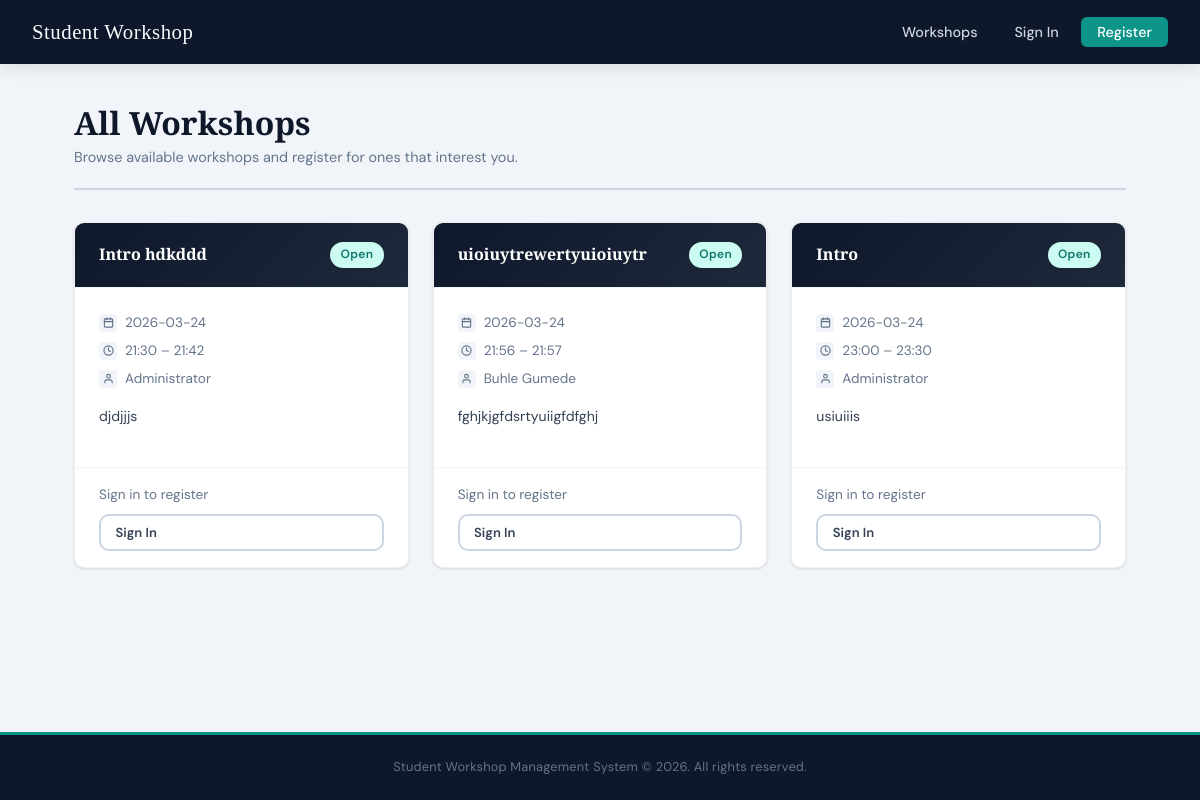
Screenshot of /workshops with the database file from the repository.
### tables this page shows
CREATE TABLE workshops (
            id          INTEGER PRIMARY KEY AUTOINCREMENT,
            title       TEXT NOT NULL,
            description TEXT NOT NULL,
            date        TEXT NOT NULL,
            start_time  TEXT NOT NULL,
            end_time    TEXT NOT NULL,
            teams_link  TEXT,
            created_by  INTEGER NOT NULL,
            status      TEXT NOT NULL DEFAULT 'pending'
        );

CREATE TABLE users (
            id       INTEGER PRIMARY KEY AUTOINCREMENT,
            name     TEXT    NOT NULL,
            email    TEXT    NOT NULL UNIQUE,
            password TEXT    NOT NULL,
            role     TEXT    NOT NULL DEFAULT 'student',
            archived INTEGER NOT NULL DEFAULT 0
        );

### app.py (the view, shortened to what this page needs)
@app.route('/workshops')
def workshops():
    conn = get_db()
    role = session.get('role')
    uid  = session.get('user_id')
    current_time = datetime.now().strftime('%H:%M')
    today = date.today().isoformat()
    if role == 'admin':
        all_workshops = conn.execute('''
            SELECT w.*, u.name AS created_by_name
            FROM workshops w
            JOIN users u ON w.created_by = u.id
            ORDER BY w.date ASC, w.start_time ASC
        ''').fetchall()
    else:
        all_workshops = conn.execute('''
            SELECT w.*, u.name AS created_by_name,
                   (SELECT rating FROM feedback WHERE workshop_id = w.id AND user_id = ?) AS my_rating
            FROM workshops w
            JOIN users u ON w.created_by = u.id
            WHERE w.status = 'approved'
            ORDER BY w.date ASC, w.start_time ASC
        ''', (uid if uid else 0,)).fetchall()
    registered_ids = []
    if uid and role != 'admin':
        rows = conn.execute(
            'SELECT workshop_id FROM registrations WHERE user_id = ?', (uid,)
        ).fetchall()
        registered_ids = [r['workshop_id'] for r in rows]
    conn.close()
    return render_template(
        'workshops.html',
        workshops=all_workshops,
        registered_ids=registered_ids,
        today=today,
        current_time=current_time
    )

### app.py (called while the page is built)
def get_db():
    conn = sqlite3.connect(DATABASE)
    conn.row_factory = sqlite3.Row
    return conn

### templates/workshops.html (shortened to what this page needs)
{% extends 'base.html' %}
{% block content %}
<div class="page-wrapper">
  <div class="page-header">
    <div>
      <h1>All Workshops</h1>
      <p>
        {% if session.get('role') == 'admin' %}
          Overview of all workshops on the platform.
        {% else %}
          Browse available workshops and register for ones that interest you.
        {% endif %}
      </p>
    </div>
  </div>
  {% if workshops %}
    <div class="workshop-grid">
      {% for workshop in workshops %}
        <div class="card workshop-card">
          <div class="card-header">
            <h3>{{ workshop.title }}</h3>
            {% if session.get('role') == 'admin' %}
              {% if workshop.status == 'pending' %}
                <span class="badge" style="background:#fef9c3; color:#92400e;">Pending</span>
              {% elif workshop.status == 'rejected' %}
                <span class="badge badge-red">Rejected</span>
              {% elif workshop.date >= today %}
                <span class="badge badge-teal">Upcoming</span>
              {% else %}
                <span class="badge" style="background:#f1f5f9; color:#64748b;">Completed</span>
              {% endif %}
            {% else %}
              {% if workshop.id in registered_ids %}
                <span class="badge badge-green">Registered</span>
              {% else %}
                <span class="badge badge-teal">Open</span>
              {% endif %}
            {% endif %}
          </div>
          <div class="card-body">
            <div class="workshop-meta">
              <div class="meta-row">
                <div class="meta-icon">
                </div>
                <span>{{ workshop.date }}</span>
              </div>
              <div class="meta-row">
                <div class="meta-icon">
                  <svg xmlns="http://www.w3.org/2000/svg" width="11" height="11"
                    viewBox="0 0 24 24" fill="none" stroke="currentColor"
                    stroke-width="2.5" stroke-linecap="round" stroke-linejoin="round">
                    <circle cx="12" cy="12" r="10"/>
                    <polyline points="12 6 12 12 16 14"/>
                  </svg>
                </div>
                <span>{{ workshop.start_time }} &ndash; {{ workshop.end_time }}</span>
              </div>
              <div class="meta-row">
                <div class="meta-icon">
                  <svg xmlns="http://www.w3.org/2000/svg" width="11" height="11"
                    viewBox="0 0 24 24" fill="none" stroke="currentColor"
                    stroke-width="2.5" stroke-linecap="round" stroke-linejoin="round">
                    <path d="M20 21v-2a4 4 0 0 0-4-4H8a4 4 0 0 0-4 4v2"/>
                    <circle cx="12" cy="7" r="4"/>
                  </svg>
                </div>
                <span>{{ workshop.created_by_name }}</span>
              </div>
            </div>
            <p class="workshop-desc">{{ workshop.description }}</p>
          </div>
          <div class="card-footer" style="flex-direction: column; align-items: stretch; gap: 0.5rem;">
            {% if session.get('role') == 'admin' %}
              {% if workshop.status == 'pending' %}
                <div style="display:flex; justify-content:space-between; align-items:center;">
                  <span class="text-sm text-muted">Awaiting your approval</span>
                  <div style="display:flex; gap:0.5rem;">
                    <form method="POST" action="{{ url_for('approve_workshop', workshop_id=workshop.id) }}">
                      <button type="submit" class="btn btn-primary btn-sm">Approve</button>
                    </form>
                    <form method="POST" action="{{ url_for('reject_workshop', workshop_id=workshop.id) }}" onsubmit="return confirm('Reject this workshop?');">
                      <button type="submit" class="btn btn-danger btn-sm">Reject</button>
                    </form>
                  </div>
                </div>
              {% elif workshop.status == 'rejected' %}
                <div style="display:flex; justify-content:space-between; align-items:center;">
                  <span class="text-sm text-muted">This workshop was rejected.</span>
                  <form method="POST" action="{{ url_for('delete_workshop', workshop_id=workshop.id) }}" onsubmit="return confirm('Delete this workshop?');">
                    <button type="submit" class="btn btn-danger btn-sm">Delete</button>
                  </form>
                </div>
              {% else %}
                <div style="display:flex; justify-content:space-between; align-items:center;">
                  <span class="text-sm" style="color:var(--success); font-weight:600;">Live</span>
                  <form method="POST" action="{{ url_for('delete_workshop', workshop_id=workshop.id) }}" onsubmit="return confirm('Delete this workshop?');">
                    <button type="submit" class="btn btn-danger btn-sm">Delete</button>
                  </form>
                </div>
              {% endif %}
            {% else %}
              <span class="text-sm text-muted">Sign in to register</span>
              <a href="{{ url_for('login') }}" class="btn btn-ghost btn-sm">Sign In</a>
            {% endif %}
          </div>
        </div>
      {% endfor %}
    </div>
  {% endif %}
</div>
{% endblock %}

### static/style.css (style rules this page uses)
:root { --navy: #0f172a; --navy-mid: #1e293b; --teal: #0d9488; --teal-light: #14b8a6; --white: #f8fafc; --grey-100: #f1f5f9; --grey-300: #cbd5e1; --grey-500: #64748b; --grey-700: #334155; --danger: #ef4444; --success: #22c55e; --warning: #f59e0b; --shadow-sm: 0 1px 3px rgba(0,0,0,0.12); --shadow-md: 0 4px 16px rgba(0,0,0,0.10); --shadow-lg: 0 8px 32px rgba(0,0,0,0.15); --radius: 10px; --font-head: 'Playfair Display', serif; --font-body: 'DM Sans', sans-serif; --transition: 0.2s ease; }
*, *::before, *::after { box-sizing: border-box; margin: 0; padding: 0; }
html { scroll-behavior: smooth; }
body { font-family: var(--font-body); background-color: var(--grey-100); color: var(--navy); line-height: 1.6; font-size: 15px; min-height: 100vh; display: flex; flex-direction: column; }
a { color: var(--teal); text-decoration: none; transition: color var(--transition); }
.page-wrapper { max-width: 1100px; margin: 0 auto; padding: 2.5rem 1.5rem; }
.btn { display: inline-flex; align-items: center; gap: 0.4rem; padding: 0.65rem 1.4rem; border-radius: var(--radius); font-family: var(--font-body); font-size: 0.9rem; font-weight: 600; cursor: pointer; border: 2px solid transparent; transition: all var(--transition); text-decoration: none; }
.btn-ghost { background: transparent; color: var(--grey-700); border-color: var(--grey-300); }
.btn-sm { padding: 0.4rem 0.9rem; font-size: 0.82rem; }
.card { background: white; border-radius: var(--radius); box-shadow: var(--shadow-sm); overflow: hidden; transition: box-shadow var(--transition), transform var(--transition); border: 1px solid rgba(0,0,0,0.06); }
.card-header { padding: 1.2rem 1.5rem; border-bottom: 1px solid var(--grey-100); display: flex; align-items: center; justify-content: space-between; gap: 1rem; }
.card-header h3 { font-family: var(--font-head); font-size: 1.1rem; color: var(--navy); }
.card-body { padding: 1.5rem; }
.card-footer { padding: 1rem 1.5rem; border-top: 1px solid var(--grey-100); display: flex; align-items: center; justify-content: space-between; gap: 0.5rem; flex-wrap: wrap; }
.workshop-grid { display: grid; grid-template-columns: repeat(auto-fill, minmax(300px, 1fr)); gap: 1.5rem; margin-top: 1.5rem; }
.workshop-card .card-header { background: linear-gradient(135deg, var(--navy) 0%, var(--navy-mid) 100%); }
.workshop-card .card-header h3 { color: white; font-size: 1rem; }
.workshop-meta { display: flex; flex-direction: column; gap: 0.4rem; margin-bottom: 1rem; }
.meta-row { display: flex; align-items: center; gap: 0.5rem; font-size: 0.85rem; color: var(--grey-500); }
.meta-icon { width: 18px; height: 18px; background: var(--grey-100); border-radius: 4px; display: flex; align-items: center; justify-content: center; flex-shrink: 0; }
.workshop-desc { font-size: 0.88rem; color: var(--grey-700); line-height: 1.5; margin-bottom: 1rem; }
.badge { display: inline-flex; align-items: center; padding: 0.2rem 0.65rem; border-radius: 999px; font-size: 0.75rem; font-weight: 600; letter-spacing: 0.3px; }
.badge-teal { background: #ccfbf1; color: #0f766e; }
.page-header { margin-bottom: 2rem; padding-bottom: 1.2rem; border-bottom: 2px solid var(--grey-300); display: flex; align-items: flex-end; justify-content: space-between; flex-wrap: wrap; gap: 1rem; }
.page-header h1 { font-family: var(--font-head); font-size: clamp(1.5rem, 3vw, 2rem); color: var(--navy); line-height: 1.2; }
.page-header p { color: var(--grey-500); font-size: 0.9rem; margin-top: 0.2rem; }
.text-muted { color: var(--grey-500); }
.text-sm { font-size: 0.85rem; }

### rows the page displays
workshops: title "Intro hdkddd", shows "Open", date "2026-03-24", start_time "21:30", end_time "21:42", created_by_name "Administrator", description "djdjjjs"
workshops: title "uioiuytrewertyuioiuytr", shows "Open", date "2026-03-24", start_time "21:56", end_time "21:57", created_by_name "Buhle Gumede", description "fghjkjgfdsrtyuiigfdfghj"
workshops: title "Intro", shows "Open", date "2026-03-24", start_time "23:00", end_time "23:30", created_by_name "Administrator", description "usiuiiis"
